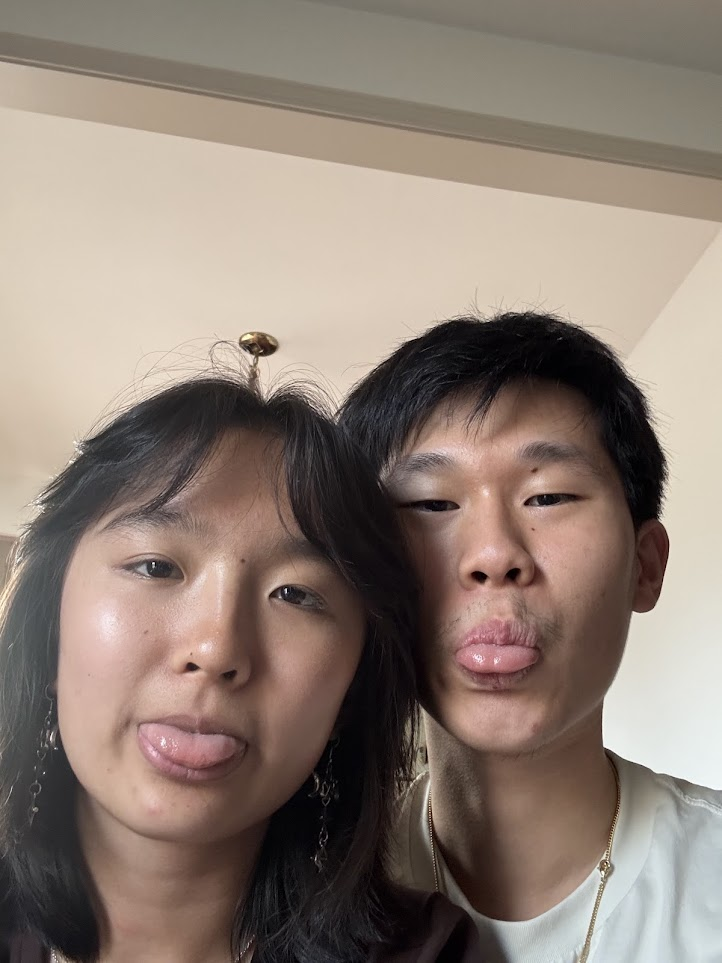
#> input picture test.bmp, 722 x 963 px
$ python -i processor.py   (imports and definitions only)
#> lines starting #> are read from the running program, lines starting #| are printed output that depends on the picture; after the words box and inside, x2 and y2 are one past the last pixel; in counts of white or black regions, pixels touching at a corner belong together
#> further down, picture is the input picture: shape (963, 722, 3); mean B, G, R 117.2, 127.3, 141.9
"""Smart cropping of image"""

import os
import sys
import urllib.request

import cv2
import numpy as np

# YuNet face detector model (ONNX)
MODEL_URL = (
    "https://media.githubusercontent.com/media/opencv/opencv_zoo/main/"
    "models/face_detection_yunet/face_detection_yunet_2026may.onnx"
)
MODEL_PATH = os.path.join(os.path.dirname(os.path.abspath(__file__)), "face_detection_yunet.onnx")


# [46 lines left out: functions ensure_model, detect_face_center, not called in this run]


def detect_saliency_center(img):
    """Return (cx, cy) of the most salient region.

    Implements the spectral residual saliency algorithm (Hou & Zhang, 2007)
    directly with FFT/numpy, rather than relying on cv2.saliency. That
    module lives in opencv_contrib and is not present in every OpenCV
    build (notably, it was dropped from OpenCV 5.0's default build), so
    this avoids depending on it.
    """
    h, w = img.shape[:2]
#> h = 963; w = 722

    # Work on a small grayscale version for speed; the algorithm is scale
    # invariant enough that this doesn't hurt accuracy.
    small_w, small_h = 128, int(128 * h / w) if w else 128
#> small_w = 128; small_h = 170
    small_h = max(1, small_h)
    small = cv2.resize(img, (small_w, small_h), interpolation=cv2.INTER_AREA)
    gray = cv2.cvtColor(small, cv2.COLOR_BGR2GRAY).astype(np.float32)

    dft = cv2.dft(gray, flags=cv2.DFT_COMPLEX_OUTPUT)
    magnitude, phase = cv2.cartToPolar(dft[:, :, 0], dft[:, :, 1])

    log_magnitude = np.log(magnitude + 1e-9)
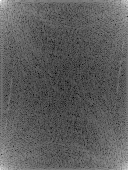
#> log_magnitude: shape (170, 128) float32; min 2.15, max 14.86, mean 6.81; drawn with min black and max white
    # Local average of the log spectrum, approximating the "smooth" baseline
    avg_log_magnitude = cv2.blur(log_magnitude, (3, 3))
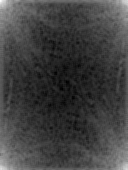
#> avg_log_magnitude: shape (170, 128) float32; min 4.7, max 12.91, mean 6.81; drawn with min black and max white
    spectral_residual = log_magnitude - avg_log_magnitude
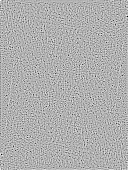
#> spectral_residual: shape (170, 128) float32; min -4.36, max 1.95, mean 0.000606; drawn with min black and max white

    real = np.exp(spectral_residual) * np.cos(phase)
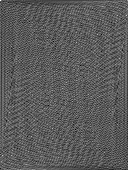
#> real: shape (170, 128) float32; min -3.83, max 7.05, mean 0.0621; drawn with min black and max white
    imag = np.exp(spectral_residual) * np.sin(phase)
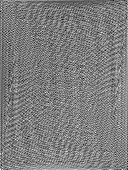
#> imag: shape (170, 128) float32; min -3.73, max 3.81, mean 0.000977; drawn with min black and max white
    combined = cv2.merge([real, imag])

    saliency_map = cv2.idft(combined, flags=cv2.DFT_SCALE)
    saliency_map = cv2.magnitude(saliency_map[:, :, 0], saliency_map[:, :, 1])
    saliency_map = saliency_map ** 2
    saliency_map = cv2.GaussianBlur(saliency_map, (7, 7), sigmaX=3)
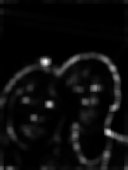
#> saliency_map: shape (170, 128) float32; min 1.56e-06, max 0.00145, mean 7.42e-05; drawn with min black and max white

    cv2.normalize(saliency_map, saliency_map, 0, 255, cv2.NORM_MINMAX)
    saliency_map = saliency_map.astype("uint8")

    # Threshold to keep only the most salient pixels, then find their centroid
    thresh_val = np.percentile(saliency_map, 90)
#> thresh_val = 38
    _, thresh = cv2.threshold(saliency_map, thresh_val, 255, cv2.THRESH_BINARY)
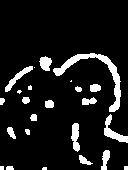
#> thresh: shape (170, 128); 10% white; 24 white regions (7 under 20 px), largest, box (x1, y1, x2, y2) and area: (53, 53, 121, 112) 689, (104, 114, 128, 143) 237, (5, 66, 33, 92) 182

    ys, xs = np.nonzero(thresh)
#> ys = 2173 values from 53 to 169; xs = 2173 values, max 127 at index 1756, min 0 at index 1056, mean 74.24
    if len(xs) == 0:
        return w / 2, h / 2

    # Map centroid from the small working image back to full resolution
    scale_x = w / small_w
#> scale_x = 5.64
    scale_y = h / small_h
#> scale_y = 5.66
    cx = xs.mean() * scale_x
#> cx = 418.8
    cy = ys.mean() * scale_y
#> cy = 578.7
    return cx, cy

# [67 lines left out: functions compute_crop_box, smart_crop, not called in this run]

>>> import cv2
>>> picture = cv2.imread('../../test.bmp')
>>> result = detect_saliency_center(picture)
#> result = (418.8, 578.7)
